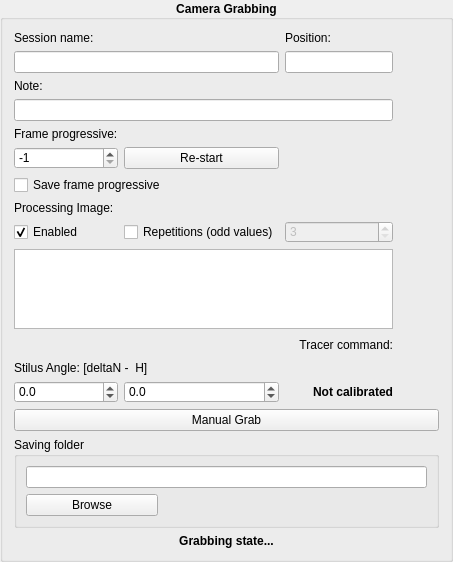
       <widget class="QGroupBox" name="groupBoxGrabbing">
        <property name="sizePolicy">
         <sizepolicy hsizetype="MinimumExpanding" vsizetype="Preferred">
          <horstretch>0</horstretch>
          <verstretch>0</verstretch>
         </sizepolicy>
        </property>
        <property name="font">
         <font>
          <pointsize>9</pointsize>
          <weight>75</weight>
          <bold>true</bold>
          <kerning>true</kerning>
         </font>
        </property>
        <property name="styleSheet">
         <string notr="true">QGroupBox#groupBoxGrabbing { 
	font-weight: bold;
}</string>
        </property>
        <property name="title">
         <string>Camera Grabbing</string>
        </property>
        <property name="alignment">
         <set>Qt::AlignCenter</set>
        </property>
        <layout class="QGridLayout" name="gridLayout_8">
         <item row="22" column="0" colspan="4">
          <widget class="QGroupBox" name="groupBoxImageSavingFolder">
           <property name="font">
            <font>
             <pointsize>9</pointsize>
            </font>
           </property>
           <property name="title">
            <string>Saving folder</string>
           </property>
           <layout class="QGridLayout" name="gridLayout_7">
            <item row="1" column="0">
             <widget class="QPushButton" name="pushButtonImageSavingFolderBrowse">
              <property name="font">
               <font>
                <pointsize>9</pointsize>
               </font>
              </property>
              <property name="text">
               <string>Browse</string>
              </property>
             </widget>
            </item>
            <item row="0" column="0" colspan="3">
             <widget class="QLineEdit" name="lineEditImageSavingFolder">
              <property name="font">
               <font>
                <pointsize>9</pointsize>
               </font>
              </property>
             </widget>
            </item>
            <item row="1" column="1" colspan="2">
             <spacer name="horizontalSpacer_7">
              <property name="orientation">
               <enum>Qt::Horizontal</enum>
              </property>
              <property name="sizeHint" stdset="0">
               <size>
                <width>210</width>
                <height>3</height>
               </size>
              </property>
             </spacer>
            </item>
           </layout>
          </widget>
         </item>
         <item row="4" column="0">
          <widget class="QLabel" name="labelFrameProgressive">
           <property name="font">
            <font>
             <pointsize>9</pointsize>
            </font>
           </property>
           <property name="text">
            <string>Frame progressive:</string>
           </property>
          </widget>
         </item>
         <item row="0" column="0">
          <widget class="QLabel" name="labelSessionName">
           <property name="font">
            <font>
             <pointsize>9</pointsize>
            </font>
           </property>
           <property name="text">
            <string>Session name:</string>
           </property>
          </widget>
         </item>
         <item row="1" column="0" colspan="2">
          <widget class="QLineEdit" name="lineEditSessionName">
           <property name="sizePolicy">
            <sizepolicy hsizetype="MinimumExpanding" vsizetype="Fixed">
             <horstretch>0</horstretch>
             <verstretch>0</verstretch>
            </sizepolicy>
           </property>
           <property name="font">
            <font>
             <pointsize>9</pointsize>
            </font>
           </property>
          </widget>
         </item>
         <item row="0" column="2">
          <widget class="QLabel" name="labelPositionTracer">
           <property name="font">
            <font>
             <pointsize>9</pointsize>
            </font>
           </property>
           <property name="text">
            <string>Position:</string>
           </property>
          </widget>
         </item>
         <item row="3" column="0" colspan="3">
          <widget class="QLineEdit" name="lineEditNote">
           <property name="font">
            <font>
             <pointsize>9</pointsize>
            </font>
           </property>
          </widget>
         </item>
         <item row="2" column="0">
          <widget class="QLabel" name="labelNote">
           <property name="font">
            <font>
             <pointsize>9</pointsize>
            </font>
           </property>
           <property name="text">
            <string>Note:</string>
           </property>
          </widget>
         </item>
         <item row="1" column="2">
          <widget class="QLineEdit" name="lineEditPositionTracer">
           <property name="sizePolicy">
            <sizepolicy hsizetype="MinimumExpanding" vsizetype="Fixed">
             <horstretch>0</horstretch>
             <verstretch>0</verstretch>
            </sizepolicy>
           </property>
           <property name="font">
            <font>
             <pointsize>9</pointsize>
            </font>
           </property>
           <property name="maxLength">
            <number>4</number>
           </property>
          </widget>
         </item>
         <item row="1" column="3">
          <spacer name="horizontalSpacer_6">
           <property name="orientation">
            <enum>Qt::Horizontal</enum>
           </property>
           <property name="sizeType">
            <enum>QSizePolicy::Fixed</enum>
           </property>
           <property name="sizeHint" stdset="0">
            <size>
             <width>40</width>
             <height>20</height>
            </size>
           </property>
          </spacer>
         </item>
         <item row="5" column="0">
          <widget class="QSpinBox" name="spinBoxFrameProgressive">
           <property name="font">
            <font>
             <pointsize>9</pointsize>
            </font>
           </property>
           <property name="minimum">
            <number>-1</number>
           </property>
           <property name="maximum">
            <number>999999</number>
           </property>
           <property name="value">
            <number>-1</number>
           </property>
          </widget>
         </item>
         <item row="6" column="0" colspan="2">
          <widget class="QCheckBox" name="checkBoxSaveFrameProgressive">
           <property name="font">
            <font>
             <pointsize>9</pointsize>
            </font>
           </property>
           <property name="text">
            <string>Save frame progressive</string>
           </property>
           <property name="checked">
            <bool>false</bool>
           </property>
          </widget>
         </item>
         <item row="5" column="1">
          <widget class="QPushButton" name="pushButtonFrameProgressiveRestart">
           <property name="font">
            <font>
             <pointsize>9</pointsize>
            </font>
           </property>
           <property name="text">
            <string>Re-start</string>
           </property>
          </widget>
         </item>
         <item row="10" column="0">
          <widget class="QCheckBox" name="checkBoxProcessingImage">
           <property name="font">
            <font>
             <pointsize>9</pointsize>
            </font>
           </property>
           <property name="text">
            <string>Enabled</string>
           </property>
           <property name="checked">
            <bool>true</bool>
           </property>
          </widget>
         </item>
         <item row="11" column="3">
          <widget class="QLabel" name="labelProcessingIcon">
           <property name="sizePolicy">
            <sizepolicy hsizetype="Fixed" vsizetype="Preferred">
             <horstretch>0</horstretch>
             <verstretch>0</verstretch>
            </sizepolicy>
           </property>
           <property name="styleSheet">
            <string notr="true">background-color: rgba(0,0,0,0%)</string>
           </property>
           <property name="text">
            <string/>
           </property>
           <property name="pixmap">
            <pixmap resource="Resources.qrc">:/Icons/Icons/Black-circle-small.png</pixmap>
           </property>
           <property name="alignment">
            <set>Qt::AlignRight|Qt::AlignTrailing|Qt::AlignVCenter</set>
           </property>
          </widget>
         </item>
         <item row="9" column="0">
          <widget class="QLabel" name="labelImageProcessing">
           <property name="font">
            <font>
             <pointsize>9</pointsize>
            </font>
           </property>
           <property name="text">
            <string>Processing Image:</string>
           </property>
          </widget>
         </item>
         <item row="10" column="2">
          <widget class="QSpinBox" name="spinBoxRepetitions">
           <property name="enabled">
            <bool>false</bool>
           </property>
           <property name="font">
            <font>
             <pointsize>9</pointsize>
            </font>
           </property>
           <property name="minimum">
            <number>3</number>
           </property>
           <property name="maximum">
            <number>51</number>
           </property>
           <property name="singleStep">
            <number>2</number>
           </property>
          </widget>
         </item>
         <item row="11" column="0" colspan="3">
          <widget class="QTextBrowser" name="textBrowserBevelMeasures">
           <property name="enabled">
            <bool>true</bool>
           </property>
           <property name="sizePolicy">
            <sizepolicy hsizetype="MinimumExpanding" vsizetype="Expanding">
             <horstretch>0</horstretch>
             <verstretch>0</verstretch>
            </sizepolicy>
           </property>
           <property name="maximumSize">
            <size>
             <width>16777215</width>
             <height>80</height>
            </size>
           </property>
           <property name="font">
            <font>
             <pointsize>9</pointsize>
            </font>
           </property>
           <property name="documentTitle">
            <string/>
           </property>
          </widget>
         </item>
         <item row="14" column="2">
          <widget class="QLabel" name="labelTracerCommandText">
           <property name="font">
            <font>
             <pointsize>9</pointsize>
            </font>
           </property>
           <property name="text">
            <string>Tracer command:</string>
           </property>
           <property name="alignment">
            <set>Qt::AlignRight|Qt::AlignTrailing|Qt::AlignVCenter</set>
           </property>
          </widget>
         </item>
         <item row="10" column="1">
          <widget class="QCheckBox" name="checkBoxProcessingImageRepetitions">
           <property name="font">
            <font>
             <pointsize>9</pointsize>
            </font>
           </property>
           <property name="text">
            <string>Repetitions (odd values)</string>
           </property>
          </widget>
         </item>
         <item row="14" column="3">
          <widget class="QLabel" name="labelTracerCommandIcon">
           <property name="sizePolicy">
            <sizepolicy hsizetype="Fixed" vsizetype="Preferred">
             <horstretch>0</horstretch>
             <verstretch>0</verstretch>
            </sizepolicy>
           </property>
           <property name="styleSheet">
            <string notr="true">background-color: rgba(0,0,0,0%)</string>
           </property>
           <property name="text">
            <string/>
           </property>
           <property name="pixmap">
            <pixmap resource="Resources.qrc">:/Icons/Icons/Black-circle-small.png</pixmap>
           </property>
           <property name="scaledContents">
            <bool>false</bool>
           </property>
           <property name="alignment">
            <set>Qt::AlignRight|Qt::AlignTrailing|Qt::AlignVCenter</set>
           </property>
          </widget>
         </item>
         <item row="16" column="0">
          <widget class="QDoubleSpinBox" name="doubleSpinBoxStilusAngleDeltaN">
           <property name="sizePolicy">
            <sizepolicy hsizetype="MinimumExpanding" vsizetype="Fixed">
             <horstretch>0</horstretch>
             <verstretch>0</verstretch>
            </sizepolicy>
           </property>
           <property name="font">
            <font>
             <pointsize>9</pointsize>
            </font>
           </property>
           <property name="decimals">
            <number>1</number>
           </property>
           <property name="minimum">
            <double>-360.000000000000000</double>
           </property>
           <property name="maximum">
            <double>360.000000000000000</double>
           </property>
           <property name="singleStep">
            <double>1.000000000000000</double>
           </property>
          </widget>
         </item>
         <item row="16" column="1">
          <widget class="QDoubleSpinBox" name="doubleSpinBoxStilusAngleH">
           <property name="sizePolicy">
            <sizepolicy hsizetype="MinimumExpanding" vsizetype="Fixed">
             <horstretch>0</horstretch>
             <verstretch>0</verstretch>
            </sizepolicy>
           </property>
           <property name="font">
            <font>
             <pointsize>9</pointsize>
            </font>
           </property>
           <property name="decimals">
            <number>1</number>
           </property>
           <property name="minimum">
            <double>-360.000000000000000</double>
           </property>
           <property name="maximum">
            <double>360.000000000000000</double>
           </property>
           <property name="singleStep">
            <double>1.000000000000000</double>
           </property>
          </widget>
         </item>
         <item row="20" column="0" colspan="4">
          <widget class="QPushButton" name="pushButtonManualGrab">
           <property name="font">
            <font>
             <pointsize>9</pointsize>
            </font>
           </property>
           <property name="text">
            <string>Manual Grab</string>
           </property>
          </widget>
         </item>
         <item row="23" column="0" colspan="4">
          <widget class="QLabel" name="labelGrabbingState">
           <property name="font">
            <font>
             <pointsize>9</pointsize>
             <weight>75</weight>
             <bold>true</bold>
            </font>
           </property>
           <property name="text">
            <string>Grabbing state...</string>
           </property>
           <property name="alignment">
            <set>Qt::AlignCenter</set>
           </property>
           <property name="wordWrap">
            <bool>true</bool>
           </property>
          </widget>
         </item>
         <item row="16" column="2">
          <widget class="QLabel" name="labelTracerCalibrationState">
           <property name="font">
            <font>
             <pointsize>9</pointsize>
             <weight>75</weight>
             <bold>true</bold>
            </font>
           </property>
           <property name="text">
            <string>Not calibrated</string>
           </property>
           <property name="alignment">
            <set>Qt::AlignRight|Qt::AlignTrailing|Qt::AlignVCenter</set>
           </property>
          </widget>
         </item>
         <item row="14" column="0">
          <spacer name="horizontalSpacer_5">
           <property name="orientation">
            <enum>Qt::Horizontal</enum>
           </property>
           <property name="sizeHint" stdset="0">
            <size>
             <width>40</width>
             <height>20</height>
            </size>
           </property>
          </spacer>
         </item>
         <item row="15" column="0" colspan="3">
          <widget class="QLabel" name="label">
           <property name="font">
            <font>
             <pointsize>9</pointsize>
            </font>
           </property>
           <property name="text">
            <string>Stilus Angle: [deltaN -  H]</string>
           </property>
          </widget>
         </item>
        </layout>
       </widget>
